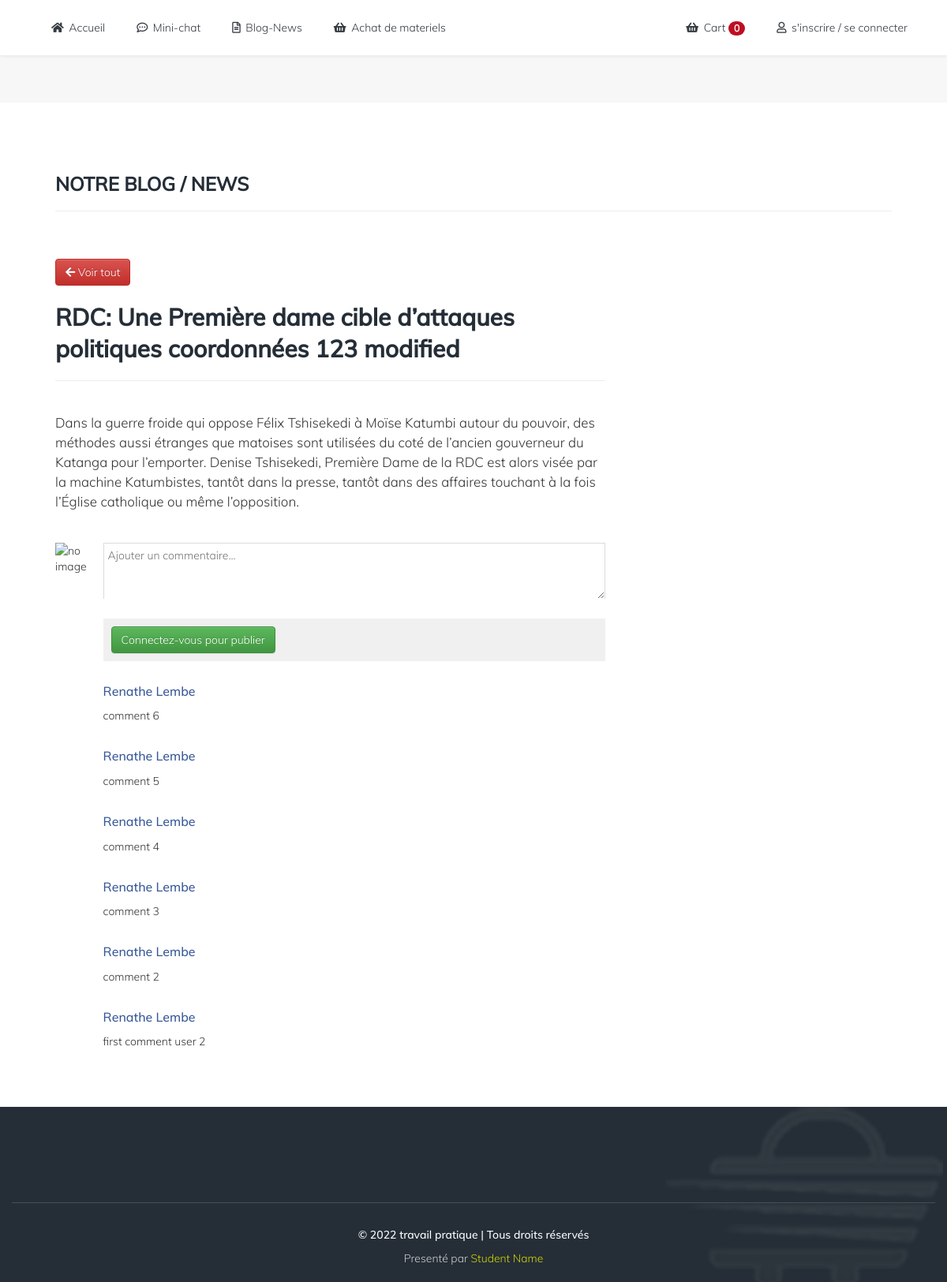
The app's page /tp_carole/blogdetails.php?blogId=3 with its own data.
### tables this page shows
CREATE TABLE `blog` (
  `id` int(11) NOT NULL,
  `blog_title` text NOT NULL,
  `blog_content` text NOT NULL,
  `blog_date` timestamp NOT NULL DEFAULT current_timestamp()
);

CREATE TABLE `comments` (
  `id` int(11) NOT NULL,
  `content` text NOT NULL,
  `blog_id` int(11) NOT NULL,
  `user_id` int(11) NOT NULL,
  `comment_date` varchar(100) NOT NULL DEFAULT current_timestamp()
);

CREATE TABLE `users` (
  `id` int(11) NOT NULL,
  `u_fname` varchar(255) NOT NULL,
  `u_lname` varchar(255) NOT NULL,
  `u_adress` text NOT NULL,
  `u_postal_code` varchar(25) NOT NULL,
  `u_date_of_birth` varchar(50) NOT NULL,
  `u_email` varchar(100) NOT NULL,
  `u_pseudo` varchar(255) NOT NULL,
  `u_password` varchar(255) NOT NULL,
  `u_status` int(11) NOT NULL DEFAULT 1
);

### tp_carole/blogdetails.php (the view, shortened to what this page needs)
<?php
if (isset($_GET["blogId"])) {
$Blogid = htmlspecialchars($_GET["blogId"]);
include("db/DBout.php");
include("header.php");
include("navigation.php");
$sql = "SELECT * FROM blog WHERE id='$Blogid'";
$query = $pdo_var->query($sql);
$row = $query->fetch();
$sql1 = "SELECT * FROM comments WHERE blog_id='$Blogid' ORDER BY id desc";
$query1 = $pdo_var->query($sql1);
$count1 = $query1->rowcount();
?>
<div class="row banner-inner"></div>
<div class="row row-padding row-white fond-blanc">
	<div class="container">
		<div class="row">
			<div class="col-md-12">
				<div class="div-100 white-wrapper containeur-connexion">
					<h3>Notre Blog / News</h3>
					<hr>
					<div class="row">
						<br/><br/>
						<div class="col-sm-8">
							<div class="blog-containeur-details">
								<a href="blog.php" class="btn btn-danger"><i class="fa fa-arrow-left"></i> Voir tout</a>
								<h2><?php echo $row["blog_title"]; ?></h2>
								<hr>
								<p><?php echo $row["blog_content"]; ?></p>
								<?php
									if (isset($_SESSION['user_logged'])) {
										?>
										<div class="row">
											<div class="col-sm-1">
												<div class="div-100 comments-pic">
													<img src="images/avatar.jpeg" alt="no image">
												</div>
											</div>
											<div class="col-sm-11">
												<div class="div-100 comment-box">
													<form action="db/functions.php" method="POST">
														<textarea name="comment_text" rows="3" placeholder="Ajouter un commentaire..."></textarea>
														<input type="hidden" name="comment_blog" value="<?php echo $Blogid; ?>">
														<div class="comment-button">
															<button name="submit_comment" type="submit" class="btn btn-success">Publier</button>
														</div>
													</form>
												</div>
											</div>
										</div>
										<?php
									}
									else{
										?>
										<div class="row">
											<div class="col-sm-1">
												<div class="div-100 comments-pic">
													<img src="images/avatar.jpeg" alt="no image">
												</div>
											</div>
											<div class="col-sm-11">
												<div class="div-100 comment-box">
													<textarea name="comment_text" rows="3" placeholder="Ajouter un commentaire..."></textarea>
													<div class="comment-button">
														<a class="btn btn-success" href="login.php">Connectez-vous pour publier</a>
													</div>
												</div>
											</div>
										</div>
										<?php
									}
								?>
								<?php
									if ($count1>0) {
										while ($row1=$query1->fetch()) {
											$sql2="SELECT * FROM users WHERE id='".$row1['user_id']."'";
											$query2=$pdo_var->query($sql2);
											$row2=$query2->fetch();
										?>
											<div class="row">
												<div class="col-sm-1"></div>
												<div class="col-sm-11">
													<div class="div-100 commented-box">
														<h4><?php echo ucfirst($row2["u_fname"])." ".ucfirst($row2["u_lname"]); ?></h4>
														<p><?php echo $row1["content"]; ?></p>
													</div>
												</div>
											</div>
										<?php
										}
									}
								?>
							</div>
						</div>
					</div>
				</div>
			</div>
		</div>
	</div>
</div>
<?php
include("footer.php");
}
else{
	echo"<h3>The blog chosen does not exist</h3>";
}
?>

### tp_carole/css/main.css (style rules this page uses)
body { background: rgba(204,204,204,.15); overflow-x: hidden; font-family: menu-font; }
h1,h2,h3,h4,h5,h6 { font-family: main-title; color: #252e37; }
.row-padding { padding-top: 30px; padding-bottom: 30px; }
.fond-blanc, .white-wrapper { background: #fff !important; }
.div-100 { width: 100%; height: auto; }
.white-wrapper input, .white-wrapper textarea { border-radius: 0px; border: rgba(204,204,204,.8) solid 1px; margin-bottom: 25px; padding: 30px 20px; display: block; }
.white-wrapper textarea { width: 100% !important; }
.containeur-connexion { position: relative; padding: 40px; }
.containeur-connexion h3 { font-weight: bold; text-transform: uppercase; }
.containeur-connexion:before { content: ""; position: absolute; right: -45px; top: 0; width: 1px; height: 100%; background: rgba(204,204,204,.5); display: none; }
.banner-inner { min-height: 60px; position: relative; }
.blog-containeur-details h2 { line-height: 40px; font-weight: bold; }
.blog-containeur-details p { font-size: 17px; margin: 40px 0; line-height: 25px; }
.comment-box textarea { width: 100% !important; border: rgba(204,204,204,.7) solid 1px; border-bottom: none; padding: 5px; }
.comment-button { background: rgba(204,204,204,.3); width: 100%; padding: 10px; float: left; }
.commented-box { margin-top: 30px; }
.commented-box h4 { margin-bottom: 10px; color: #385898; font-size: 16px; }
.commented-box p { font-size: 14px; margin: 0; }

### records on screen
blog: blog_title "RDC: Une Première dame cible d’attaques politiques coordonnées 123 modified", blog_content "Dans la guerre froide qui oppose Félix Tshisekedi à Moïse Katumbi autour du pouvoir, des méthodes aussi étranges que matoises sont utilisées du coté de l’ancien gouverneur du Katanga pour l’emporter. Denise Tshisekedi, Première Dame de la RDC est alors visée par la machine Katumbistes, tantôt dans la presse, tantôt dans des affaires touchant à la fois l’Église catholique ou même l’opposition."
comments: user.u_fname "Renathe", user.u_lname "Lembe", content "comment 6"
comments: user.u_fname "Renathe", user.u_lname "Lembe", content "comment 5"
comments: user.u_fname "Renathe", user.u_lname "Lembe", content "comment 4"
comments: user.u_fname "Renathe", user.u_lname "Lembe", content "comment 3"
comments: user.u_fname "Renathe", user.u_lname "Lembe", content "comment 2"
comments: user.u_fname "Renathe", user.u_lname "Lembe", content "first comment user 2"
